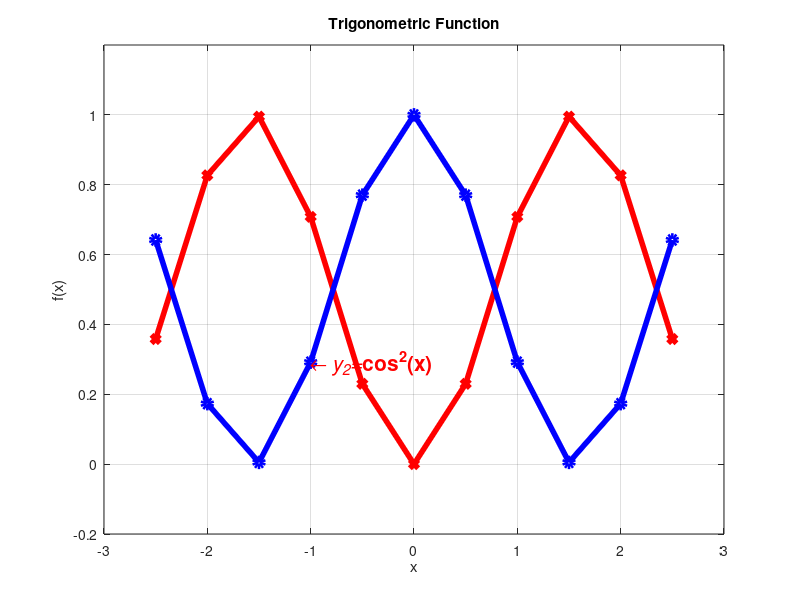

The MATLAB script that drew this image:
clc;
clear;
close all;

 x=-2.5:0.5:2.5;
 y=(sin(x)).^2;
 y1=(cos(x)).^2;
 plot(x,y,'-xr','LineWidth',4)
 hold on
 plot(x,y1,'-ob','LineWidth',4)
 xlabel('x')
 ylabel('f(x)')
 title('Trigonometric Function')
 ylim([-0.2,1.2]);
 grid on;
  %text(0,0,'sin^2(x)')
%  text(1,0.7081,'y_{21}=sin^2(x)')
%   text(-1.5,.994996,'\leftarrow \it{y_{1}}=sin^2(\bf{x})','Color','b','FontSize',15)
  text(-1,0.2919,'\leftarrow \it{y_{2}}=\bf{cos^2(x)}','Color','r','FontSize',15)
